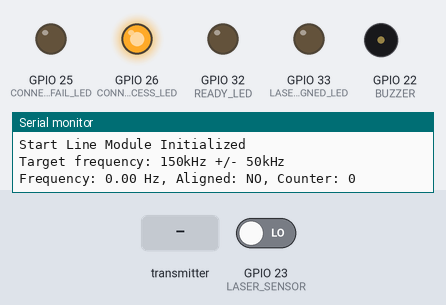
A sketch run on a simulated ESP32. Parts: output pins drawn as LEDs (lit = HIGH), buzzer (waves = sounding, pin HIGH), the last lines printed to the serial monitor. The test bench sets the inputs (shaded band); at power-on: GPIO 23 (LASER_SENSOR) LOW.

Above: at 1.2 s.
1.3 s: the transmitter starts sending msgType = 0
2.8 s: the transmitter starts sending msgType = 64
At 6.7 s:
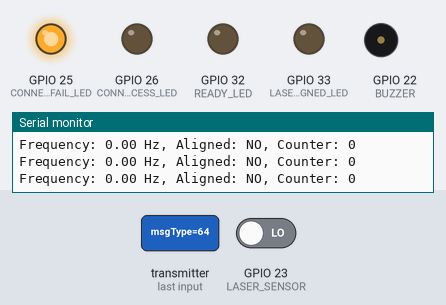
Timing chart, 0 to 8.2 s (numbered marks = the images above; inputs shaded):
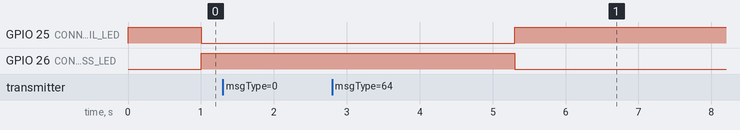

The sketch:

startline_outdooruse.ino
```cpp
#include <Arduino.h>
#include <WiFi.h>
#include <esp_now.h>
// Define pin assignments
#define READY_LED 32
#define LASER_ALIGNED_LED 33
#define CONNECTION_FAIL_LED 25
#define CONNECTION_SUCCESS_LED 26
#define BUZZER 22
#define LASER_SENSOR 23
// CORRECTED: Using the MAC address from the finish line module code
uint8_t finishLineMacAddress[] = {0xE8, 0x6B, 0xEA, 0xDF, 0xA2, 0x68};
// Timing variables
volatile bool laserAligned = false;
bool connectionActive = false;
bool readyToTime = false;
bool timingCycleActive = false;
// Frequency measurement variables
volatile unsigned long pulseCount = 0;
volatile unsigned long lastPulseTime = 0;
unsigned long lastFreqCheck = 0;
const unsigned long FREQ_CHECK_INTERVAL = 250; // Check frequency every 250ms for stability
const float TARGET_FREQ = 150000.0;
const float FREQ_TOLERANCE = 50000.0;
float currentFrequency = 0.0;
// Laser state tracking for stability
bool laserDetectedRaw = false;
bool lastLaserState = false;
unsigned long lastLaserStateChange = 0;
const unsigned long LASER_STABILITY_TIME = 100; // Require 100ms of stable state
int alignmentCounter = 0;
const int ALIGNMENT_THRESHOLD = 3; // Require 3 consecutive good readings
// Communication variables
typedef struct struct_message {
uint8_t msgType;  // 0 for heartbeat, 1 for start timing
bool localAligned;
bool cooldown;
} struct_message;
struct_message outgoingMsg;
struct_message incomingMsg;
// Last time we received a heartbeat from the finish line
unsigned long lastHeartbeatReceived = 0;
const unsigned long HEARTBEAT_TIMEOUT = 3000;  // 3 seconds timeout
const unsigned long HEARTBEAT_INTERVAL = 1000; // Send heartbeat every 1 second
unsigned long lastHeartbeatSent = 0;
bool remoteAligned = false;
bool remoteCooldown = false;
// Function prototypes
void sendHeartbeat();
void sendStartSignal();
void initESPNow();
void updateReadyToTime();
// Callback when data is sent
void OnDataSent(const uint8_t *mac_addr, esp_now_send_status_t status) {
if (status != ESP_NOW_SEND_SUCCESS) {
digitalWrite(CONNECTION_FAIL_LED, HIGH);
digitalWrite(CONNECTION_SUCCESS_LED, LOW);
connectionActive = false;
} else {
digitalWrite(CONNECTION_FAIL_LED, LOW);
digitalWrite(CONNECTION_SUCCESS_LED, HIGH);
}
}
// Callback when data is received - using the newer ESP-NOW API format
void OnDataRecv(const esp_now_recv_info_t *info, const uint8_t *incomingData, int len) {
memcpy(&incomingMsg, incomingData, sizeof(incomingMsg));
if (incomingMsg.msgType == 0) {  // Heartbeat message
lastHeartbeatReceived = millis();
connectionActive = true;
remoteAligned = incomingMsg.localAligned;
remoteCooldown = incomingMsg.cooldown;
// Update ready to time status
updateReadyToTime();
}
}
// Interrupt service routine for pulse counting (frequency measurement)
void IRAM_ATTR pulseCountISR() {
unsigned long currentTime = micros();
// Simple debounce - ignore pulses that come too fast (noise)
// At 150kHz, period is ~6.67 microseconds, so 3 microsecond debounce
if (currentTime - lastPulseTime > 3) { // 3 microseconds debounce
pulseCount++;
lastPulseTime = currentTime;
}
}
// Check for laser break (called from main loop)
void checkLaserBreak() {
static bool lastReadyState = false;
static unsigned long beamBrokenTime = 0;
static bool beamWasBroken = false;
bool currentLaserState = digitalRead(LASER_SENSOR);
// Detect transition from ready to not ready (beam break)
if (lastReadyState && readyToTime && !currentLaserState && !timingCycleActive) {
if (!beamWasBroken) {
beamWasBroken = true;
beamBrokenTime = millis();
} else if (millis() - beamBrokenTime > 10) { // 10ms debounce
timingCycleActive = true;
sendStartSignal();
tone(BUZZER, 1000, 100);  // Beep to indicate timing start
beamWasBroken = false;
}
} else {
beamWasBroken = false;
}
lastReadyState = readyToTime;
}
// Update the laser aligned status with frequency check
void updateLaserStatus() {
unsigned long currentMillis = millis();
// Read current laser state
bool currentState = digitalRead(LASER_SENSOR) == HIGH;
// Track state changes for stability
if (currentState != lastLaserState) {
lastLaserStateChange = currentMillis;
lastLaserState = currentState;
}
// Only update detected state if it's been stable
if (currentMillis - lastLaserStateChange > LASER_STABILITY_TIME) {
laserDetectedRaw = currentState;
}
// Check if it's time to calculate frequency
if (currentMillis - lastFreqCheck >= FREQ_CHECK_INTERVAL) {
// Disable interrupts briefly to read pulse count
noInterrupts();
unsigned long count = pulseCount;
pulseCount = 0;
interrupts();
// Calculate frequency
currentFrequency = (float)count * (1000.0 / FREQ_CHECK_INTERVAL);

// Check if frequency is in valid range AND laser is detected
bool frequencyValid = (currentFrequency >= (TARGET_FREQ - FREQ_TOLERANCE) &&
                      currentFrequency <= (TARGET_FREQ + FREQ_TOLERANCE));

// Update alignment counter for stability
if (laserDetectedRaw && frequencyValid) {
  if (alignmentCounter < ALIGNMENT_THRESHOLD) {
    alignmentCounter++;
  }
} else {
  if (alignmentCounter > 0) {
    alignmentCounter--;
  }
}

// Only change aligned state after threshold is met
laserAligned = (alignmentCounter >= ALIGNMENT_THRESHOLD);

lastFreqCheck = currentMillis;
}
// Update LED
digitalWrite(LASER_ALIGNED_LED, laserAligned ? HIGH : LOW);
}
// Update the ready to time status
void updateReadyToTime() {
readyToTime = laserAligned && remoteAligned && connectionActive && !remoteCooldown && !timingCycleActive;
digitalWrite(READY_LED, readyToTime ? HIGH : LOW);
}
// Initialize ESP-NOW
void initESPNow() {
WiFi.mode(WIFI_STA);
if (esp_now_init() != ESP_OK) {
Serial.println("Error initializing ESP-NOW");
return;
}
esp_now_register_send_cb(OnDataSent);
esp_now_peer_info_t peerInfo = {};
memcpy(peerInfo.peer_addr, finishLineMacAddress, 6);
peerInfo.channel = 0;
peerInfo.encrypt = false;
if (esp_now_add_peer(&peerInfo) != ESP_OK) {
Serial.println("Failed to add peer");
return;
}
esp_now_register_recv_cb(OnDataRecv);
}
// Send heartbeat message to finish line module
void sendHeartbeat() {
outgoingMsg.msgType = 0;
outgoingMsg.localAligned = laserAligned;
outgoingMsg.cooldown = false;
esp_err_t result = esp_now_send(finishLineMacAddress, (uint8_t *)&outgoingMsg, sizeof(outgoingMsg));
if (result != ESP_OK) {
connectionActive = false;
digitalWrite(CONNECTION_FAIL_LED, HIGH);
digitalWrite(CONNECTION_SUCCESS_LED, LOW);
}
}
// Send start timing signal
void sendStartSignal() {
outgoingMsg.msgType = 1;  // Start timing message
outgoingMsg.localAligned = laserAligned;
outgoingMsg.cooldown = false;
esp_err_t result = esp_now_send(finishLineMacAddress, (uint8_t *)&outgoingMsg, sizeof(outgoingMsg));
if (result != ESP_OK) {
connectionActive = false;
digitalWrite(CONNECTION_FAIL_LED, HIGH);
digitalWrite(CONNECTION_SUCCESS_LED, LOW);
}
}
void checkConnection() {
// Check if we haven't received a heartbeat for too long
if (millis() - lastHeartbeatReceived > HEARTBEAT_TIMEOUT) {
connectionActive = false;
digitalWrite(CONNECTION_FAIL_LED, HIGH);
digitalWrite(CONNECTION_SUCCESS_LED, LOW);
}
// Send periodic heartbeats
if (millis() - lastHeartbeatSent > HEARTBEAT_INTERVAL) {
sendHeartbeat();
lastHeartbeatSent = millis();
}
}
void setup() {
// Initialize serial for debugging
Serial.begin(115200);
// Initialize pins
pinMode(READY_LED, OUTPUT);
pinMode(LASER_ALIGNED_LED, OUTPUT);
pinMode(CONNECTION_FAIL_LED, OUTPUT);
pinMode(CONNECTION_SUCCESS_LED, OUTPUT);
pinMode(BUZZER, OUTPUT);
pinMode(LASER_SENSOR, INPUT);
// Set initial LED states
digitalWrite(READY_LED, LOW);
digitalWrite(LASER_ALIGNED_LED, LOW);
digitalWrite(CONNECTION_FAIL_LED, HIGH);
digitalWrite(CONNECTION_SUCCESS_LED, LOW);
// Initialize ESP-NOW
initESPNow();
// Attach interrupt for frequency measurement on CHANGE to catch all transitions
attachInterrupt(digitalPinToInterrupt(LASER_SENSOR), pulseCountISR, CHANGE);
Serial.println("Start Line Module Initialized");
Serial.println("Target frequency: 150kHz +/- 50kHz");
}
void loop() {
// Update sensor status
updateLaserStatus();
// Check for laser break to start timing
checkLaserBreak();
// Check connection status
checkConnection();
// Update ready to time status
updateReadyToTime();
// Reset timing cycle if finish line is in cooldown mode
if (timingCycleActive && remoteCooldown) {
timingCycleActive = false;
}
// Debug output every second
static unsigned long lastDebugPrint = 0;
if (millis() - lastDebugPrint > 1000) {
Serial.print("Frequency: ");
Serial.print(currentFrequency);
Serial.print(" Hz, Aligned: ");
Serial.print(laserAligned ? "YES" : "NO");
Serial.print(", Counter: ");
Serial.println(alignmentCounter);
lastDebugPrint = millis();
}
// Small delay to prevent CPU hogging
delay(1);
}
```

Measured:
- after the input at 2.8 s, GPIO 25 (CONNECTION_FAIL_LED): LOW → HIGH after 2.5 s; GPIO 26 (CONNECTION_SUCCESS_LED): HIGH → LOW after 2.5 s
